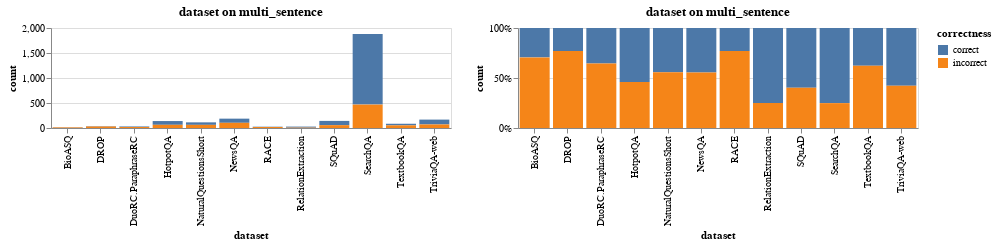

Notebook code for this chart:
### Code cell
# Whereas SearchQA is very significant on taking multiple sentences?
visualize_dataset_attr_on_a_group("multi_sentence")

### Figure 1 — Vega-Lite specification as saved in the notebook (floating-point values rounded to 4 significant figures)
{"$schema": "https://vega.github.io/schema/vega-lite/v3.2.1.json", "config": {"mark": {"tooltip": null}, "view": {"height": 300, "width": 400}}, "datasets": {"data-ece0d7da912eb184a46e261d0963d836": [{"correctness": "correct", "count": 1412, "dataset": "SearchQA"}, {"correctness": "correct", "count": 97, "dataset": "TriviaQA-web"}, {"correctness": "correct", "count": 85, "dataset": "SQuAD"}, {"correctness": "correct", "count": 50, "dataset": "NaturalQuestionsShort"}, {"correctness": "correct", "count": 83, "dataset": "NewsQA"}, {"correctness": "correct", "count": 75, "dataset": "HotpotQA"}, {"correctness": "correct", "count": 32, "dataset": "TextbookQA"}, {"correctness": "correct", "count": 21, "dataset": "RelationExtraction"}, {"correctness": "correct", "count": 11, "dataset": "DuoRC.ParaphraseRC"}, {"correctness": "correct", "count": 6, "dataset": "RACE"}, {"correctness": "correct", "count": 9, "dataset": "DROP"}, {"correctness": "correct", "count": 5, "dataset": "BioASQ"}, {"correctness": "incorrect", "count": 7, "dataset": "RelationExtraction"}, {"correctness": "incorrect", "count": 71, "dataset": "TriviaQA-web"}, {"correctness": "incorrect", "count": 468, "dataset": "SearchQA"}, {"correctness": "incorrect", "count": 104, "dataset": "NewsQA"}, {"correctness": "incorrect", "count": 63, "dataset": "NaturalQuestionsShort"}, {"correctness": "incorrect", "count": 57, "dataset": "SQuAD"}, {"correctness": "incorrect", "count": 64, "dataset": "HotpotQA"}, {"correctness": "incorrect", "count": 53, "dataset": "TextbookQA"}, {"correctness": "incorrect", "count": 20, "dataset": "DuoRC.ParaphraseRC"}, {"correctness": "incorrect", "count": 30, "dataset": "DROP"}, {"correctness": "incorrect", "count": 12, "dataset": "BioASQ"}, {"correctness": "incorrect", "count": 20, "dataset": "RACE"}]}, "hconcat": [{"data": {"name": "data-ece0d7da912eb184a46e261d0963d836"}, "encoding": {"color": {"field": "correctness", "scale": {"domain": ["correct", "incorrect"]}, "type": "nominal"}, "tooltip": [{"field": "dataset", "type": "nominal"}, {"field": "count", "type": "quantitative"}, {"field": "correctness", "type": "nominal"}], "x": {"bin": null, "field": "dataset", "type": "nominal"}, "y": {"field": "count", "stack": "zero", "type": "quantitative"}}, "height": 100, "mark": "bar", "title": "dataset on multi_sentence"}, {"data": {"name": "data-ece0d7da912eb184a46e261d0963d836"}, "encoding": {"color": {"field": "correctness", "scale": {"domain": ["correct", "incorrect"]}, "type": "nominal"}, "tooltip": [{"field": "dataset", "type": "nominal"}, {"field": "count", "type": "quantitative"}, {"field": "correctness", "type": "nominal"}], "x": {"bin": null, "field": "dataset", "type": "nominal"}, "y": {"field": "count", "stack": "normalize", "type": "quantitative"}}, "height": 100, "mark": "bar", "title": "dataset on multi_sentence"}]}
